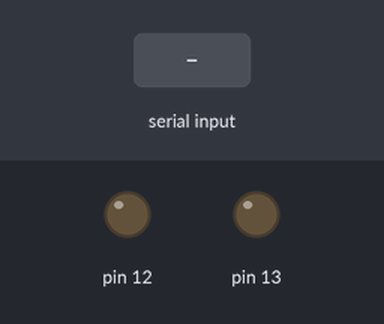
The sketch below on a simulated Arduino Uno, built with avr-gcc and run on an emulated ATmega328P. On the bench: output pins drawn as LEDs (lit = HIGH). The test bench sets the inputs (shaded band).

Above: at 1.2 s.
1.3 s: "a" received over Serial
At 1.9 s:
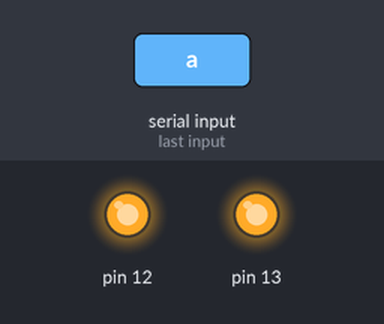
2.8 s: "s" received over Serial
At 4.2 s:
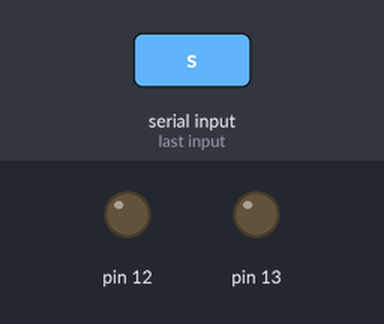
Timing chart, 0 to 5.8 s (numbered marks = the images above; inputs shaded):
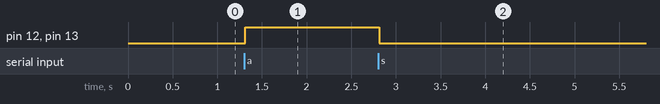

Measured:
- after the input at 1.3 s, pin 12, pin 13: LOW → HIGH at once
- after the input at 2.8 s, pin 12, pin 13: HIGH → LOW at once

The sketch:

Power_Contol.ino
```cpp
/*This code goes to the arduino connected to the relay*/
void setup() {
pinMode(13,OUTPUT);
pinMode(12,OUTPUT);
Serial.begin(9600);
}

char data;

void loop() {

if(Serial.available() > 0) {
		 data = Serial.read();
                 delay(10);
                          }
 if(String(data)=="s") // the input function works with a 's' but I wiol
    {
      digitalWrite(13,LOW);
       digitalWrite(12,LOW);
       }
        else if(String(data)=="a")
        {
          digitalWrite(13,HIGH);
          digitalWrite(12,HIGH);

 }

}
```
